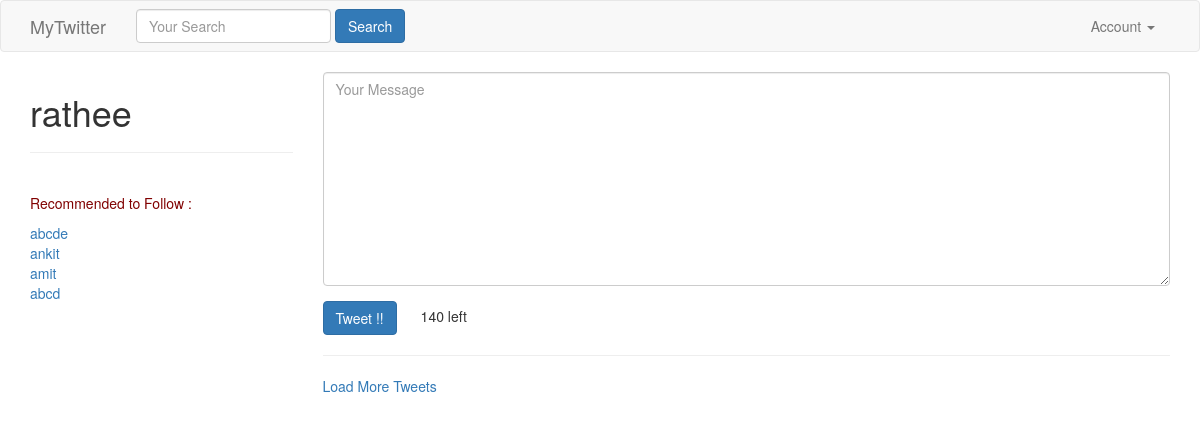
The app's page / (signed in), older data.
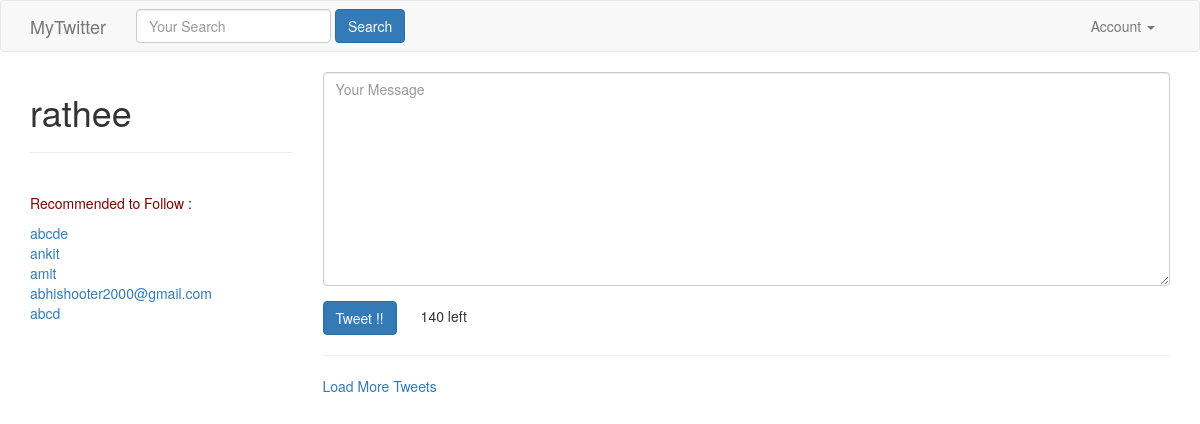
The same page, newer data.
### accounts/models.py (models this page shows, shortened)
class UserProfile(models.Model):
    user        = models.OneToOneField(settings.AUTH_USER_MODEL, related_name='profile') # user.profile
    following   = models.ManyToManyField(settings.AUTH_USER_MODEL, blank=True, related_name='followed_by')
    objects = UserProfileManager() # UserProfile.objects.all()
    def get_following(self):
        users  = self.following.all() # User.objects.all().exclude(username=self.user.username)
        return users.exclude(username=self.user.username)
    def get_absolute_url(self):
          return reverse_lazy("profiles:detail" , kwargs= {"username":self.user.username})

### tweets/views.py (the view)
# urls.py: url(r'^$', TweetListView.as_view(),name="home"),
class TweetListView(LoginRequiredMixin,ListView):
	def get_queryset(self , *args , **kwargs):
		qs = Tweet.objects.all()
		query = self.request.GET.get("q",None)
		if query is not None:
			qs = qs.filter(
				Q (content__icontains = query ) |
				Q (user__username__icontains = query )
				)
		return qs
	def get_context_data(self, *args , **kwargs):
		context = super(TweetListView,self).get_context_data(*args , **kwargs)
		context['create_form'] = TweetModelForm()
		context['create_url'] =  reverse_lazy("tweet:create")
		return context

### tweets/forms.py
class TweetModelForm(forms.ModelForm):
	content = forms.CharField(label ="", widget = forms.Textarea(
		attrs = {'placeholder':"Your Message",
		 "class": "form-control"}))
	class Meta:
		model = Tweet
		fields = ["content"]

### accounts/models.py (called while the page is built)
    def recommended(self, user,limit_to= 10):
        profile = user.profile
        following=profile.following.all()
        following=profile.get_following()
        qs = self.get_queryset().exclude(user__in = following).exclude(id = profile.id).order_by("?")[:limit_to]
        return qs

### accounts/templatetags/recommended.py (called while the page is built)
@register.inclusion_tag("accounts/snippets/recommended.html")
def recommended(user):
	if isinstance(user,User):
		qs = UserProfile.objects.recommended(user)
		return {"recommended":qs}

### tweets/models.py (called while the page is built)
	def get_absolute_url(self):
		return reverse("tweet:detail" , kwargs= {"pk": self.pk})

### tweets/templates/tweets/tweet_list.html (shortened to what this page needs)
{% extends "base.html" %}
{% load recommended %}
 {% block content %}
<div class="row" >
    <div class="col-sm-3 col-xs-12">
        <h1>{{ request.user }}</h1>
        <hr/>
        <br/>
        <p class="maroon-color" >Recommended to Follow :</p>
        {% recommended request.user %}
    </div>
    <div class="col-sm-9">
        {% if not request.GET.q %}
            <div class="">
            {% include "tweets/form.html" with form=create_form action_url=create_url btn_title='Tweet !!' form_class='tweet-form' %}
            </div>
            <hr/>
        {% endif %}
        <a href="#" id="loadmore">Load More Tweets</a>
    </div>
</div>
{% endblock %}

### templates/base.html (shortened to what this page needs)
{% load static %}
<!DOCTYPE html>
<html lang="en">
<head>
    <link href="{% static 'css/bootstrap.min.css' %}" rel="stylesheet">
</head>
<body>
{%  include "navbar.html" %}
<div class="container">
{% block content %}
{% endblock content %}
</div>
</body>
</html>

### templates/navbar.html (shortened to what this page needs)
<nav class="navbar navbar-default">
  <div class="container">
    <div class="navbar-header">
      <a class="navbar-brand" href="{%url "home" %}">MyTwitter</a>
    </div>
     {% include "tweets/search_form.html" %}
    <div class="collapse navbar-collapse" id="bs-example-navbar-collapse-1">
     {% if request.user.is_authenticated  %}
     <ul class="nav navbar-nav navbar-right">
        <li class="dropdown">
          <a href="#" class="dropdown-toggle" data-toggle="dropdown" role="button" aria-haspopup="true" aria-expanded="false">Account <span class="caret"></span></a>
        </li>
      </ul>
     {% else %}
     <ul class="nav navbar-nav navbar-right">
        <li><a href="{% url 'login' %}">Login</a></li>
        <li><a href="{% url 'register' %}">Register</a></li>
      </ul>
    {% endif %}
    </div>
  </div>
</nav>

### tweets/templates/tweets/search_form.html (shortened to what this page needs)
<form id="navbar-search-form" class="navbar-form navbar-left " method="GET" action="{% url "search" %}">
    <div class="form-group mb-2 mr-sm-2 mb-sm-0">
        <input class="form-control" type="text" name="q" placeholder="Your Search" value="{{ request.GET.q }}"></input>
    </div>
    <input class="btn btn-primary" type="Submit" value="Search"></input>
</form>

### accounts/templates/accounts/snippets/recommended.html
 {% for profile in recommended %}
    <a href="/{{ profile.user.username }}">
    {{ profile.user.username }}</a> <br/>
    {% empty %}
    <p class="lead">No recommendations</p>
    {% endfor %}

### tweets/templates/tweets/form.html (shortened to what this page needs)
{% load crispy_forms_tags %}
<form   class="form {% if form_class %}{{ form_class }}{% endif %}" method="POST" action="{% if action_url%}{{ action_url }}{% endif %}">
     {{ form|crispy }}
    <input class="btn btn-primary" type="submit" value="{{ btn_title }}" />
</form>

### templates/base.html (style rules this page uses)
.maroon-color { color: maroon; }

Row changes from the older to the newer data that the page shows:
added UserProfile: user.username "abhishooter2000@gmail.com"
